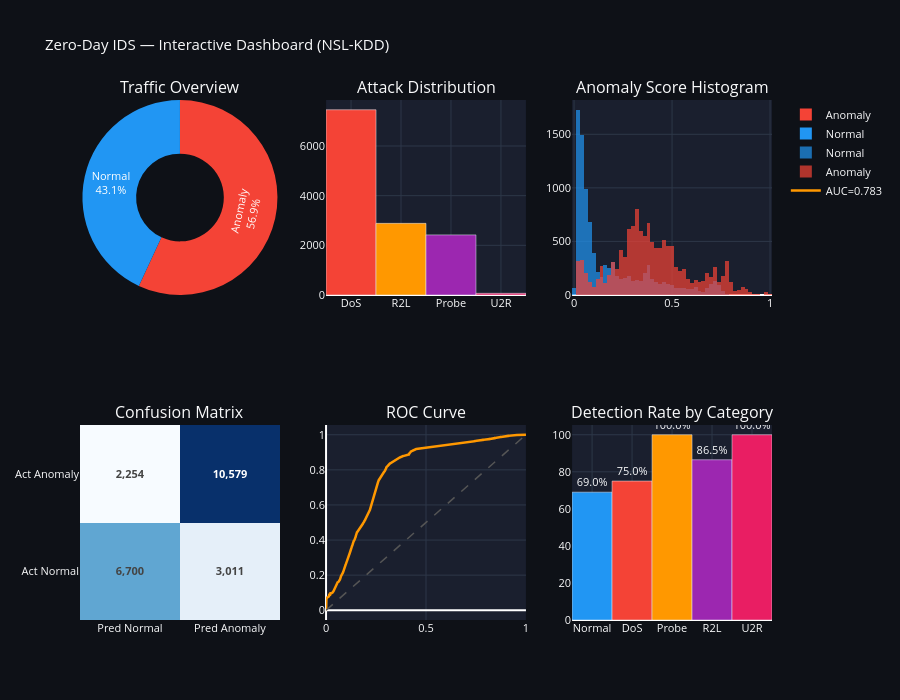

Source (notebook cell):
### Code cell
# ── Interactive Plotly dashboard ─────────────────────────────────────────────
fig = make_subplots(
    rows=2, cols=3,
    subplot_titles=(
        'Traffic Overview', 'Attack Distribution',
        'Anomaly Score Histogram', 'Confusion Matrix',
        'ROC Curve', 'Detection Rate by Category',
    ),
    specs=[[{'type':'pie'}, {'type':'bar'}, {'type':'histogram'}],
           [{'type':'heatmap'}, {'type':'scatter'}, {'type':'bar'}]]
)

n_normal  = int((y_test==0).sum())
n_anomaly = int((y_test==1).sum())

# 1. Pie
fig.add_trace(go.Pie(labels=['Normal','Anomaly'],
                      values=[n_normal, n_anomaly], hole=0.45,
                      marker_colors=['#2196F3','#F44336'],
                      textinfo='percent+label'), row=1, col=1)

# 2. Attack bar
cat_vc = df_results[df_results['label']!='normal']['category'].value_counts()
fig.add_trace(go.Bar(x=cat_vc.index, y=cat_vc.values,
                      marker_color=['#F44336','#FF9800','#9C27B0','#E91E63'],
                      showlegend=False), row=1, col=2)

# 3. Score histogram
fig.add_trace(go.Histogram(x=scores_norm[y_test==0], name='Normal',
                             marker_color='#2196F3', opacity=0.7,
                             nbinsx=60), row=1, col=3)
fig.add_trace(go.Histogram(x=scores_norm[y_test==1], name='Anomaly',
                             marker_color='#F44336', opacity=0.7,
                             nbinsx=60), row=1, col=3)

# 4. Confusion matrix heatmap
cm_vals = [[int(tn), int(fp)], [int(fn), int(tp)]]
fig.add_trace(go.Heatmap(
    z=cm_vals, text=[[f'{v:,}' for v in row] for row in cm_vals],
    texttemplate='<b>%{text}</b>',
    x=['Pred Normal','Pred Anomaly'], y=['Act Normal','Act Anomaly'],
    colorscale='Blues', showscale=False), row=2, col=1)

# 5. ROC curve
fig.add_trace(go.Scatter(x=fpr_arr, y=tpr_arr, mode='lines',
                          line=dict(color='#FF9800', width=2.5),
                          name=f'AUC={auc/100:.3f}',
                          showlegend=True), row=2, col=2)
fig.add_trace(go.Scatter(x=[0,1], y=[0,1], mode='lines',
                          line=dict(color='#555', dash='dash', width=1.5),
                          showlegend=False), row=2, col=2)

# 6. Detection rate bars
fig.add_trace(go.Bar(
    x=breakdown_df['Category'],
    y=breakdown_df['Detection Rate %'],
    marker_color=[CATEGORY_COLORS[c] for c in breakdown_df['Category']],
    text=[f"{v}%" for v in breakdown_df['Detection Rate %']],
    textposition='outside', showlegend=False), row=2, col=3)

fig.update_layout(
    height=700, title_text='Zero-Day IDS — Interactive Dashboard (NSL-KDD)',
    paper_bgcolor='#0E1117', plot_bgcolor='#1A1F2E',
    font=dict(color='#F9FAFB', size=11),
    barmode='overlay',
)
fig.update_xaxes(gridcolor='#2D3748'); fig.update_yaxes(gridcolor='#2D3748')
fig.show()

### Figure 1 — Plotly figure (JSON) as saved in the notebook; plotly's stock layout.template omitted (floating-point values rounded to 4 significant figures; data arrays with more than 128 entries replaced by an {"elided": "..."} marker saying what was removed)
{"data": [{"domain": {"x": [0.0, 0.2889], "y": [0.625, 1.0]}, "hole": 0.45, "labels": ["Normal", "Anomaly"], "marker": {"colors": ["#2196F3", "#F44336"]}, "textinfo": "percent+label", "type": "pie", "values": [9711, 12833]}, {"marker": {"color": ["#F44336", "#FF9800", "#9C27B0", "#E91E63"]}, "showlegend": false, "type": "bar", "x": ["DoS", "R2L", "Probe", "U2R"], "xaxis": "x", "y": [7460, 2885, 2421, 67], "yaxis": "y"}, {"marker": {"color": "#2196F3"}, "name": "Normal", "nbinsx": 60, "opacity": 0.7, "type": "histogram", "x": {"elided": "9711 float values"}, "xaxis": "x2", "yaxis": "y2"}, {"marker": {"color": "#F44336"}, "name": "Anomaly", "nbinsx": 60, "opacity": 0.7, "type": "histogram", "x": {"elided": "12833 float values"}, "xaxis": "x2", "yaxis": "y2"}, {"colorscale": [[0.0, "rgb(247,251,255)"], [0.125, "rgb(222,235,247)"], [0.25, "rgb(198,219,239)"], [0.375, "rgb(158,202,225)"], [0.5, "rgb(107,174,214)"], [0.625, "rgb(66,146,198)"], [0.75, "rgb(33,113,181)"], [0.875, "rgb(8,81,156)"], [1.0, "rgb(8,48,107)"]], "showscale": false, "text": [["6,700", "3,011"], ["2,254", "10,579"]], "texttemplate": "<b>%{text}</b>", "type": "heatmap", "x": ["Pred Normal", "Pred Anomaly"], "xaxis": "x3", "y": ["Act Normal", "Act Anomaly"], "yaxis": "y3", "z": [[6700, 3011], [2254, 10579]]}, {"line": {"color": "#FF9800", "width": 2.5}, "mode": "lines", "name": "AUC=0.783", "showlegend": true, "type": "scatter", "x": {"elided": "8572 float values"}, "xaxis": "x4", "y": {"elided": "8572 float values"}, "yaxis": "y4"}, {"line": {"color": "#555", "dash": "dash", "width": 1.5}, "mode": "lines", "showlegend": false, "type": "scatter", "x": [0, 1], "xaxis": "x4", "y": [0, 1], "yaxis": "y4"}, {"marker": {"color": ["#2196F3", "#F44336", "#FF9800", "#9C27B0", "#E91E63"]}, "showlegend": false, "text": ["69.0%", "75.0%", "100.0%", "86.5%", "100.0%"], "textposition": "outside", "type": "bar", "x": ["Normal", "DoS", "Probe", "R2L", "U2R"], "xaxis": "x5", "y": [69.0, 75.0, 100.0, 86.5, 100.0], "yaxis": "y5"}], "layout": {"annotations": [{"font": {"size": 16}, "showarrow": false, "text": "Traffic Overview", "x": 0.1444, "xanchor": "center", "xref": "paper", "y": 1.0, "yanchor": "bottom", "yref": "paper"}, {"font": {"size": 16}, "showarrow": false, "text": "Attack Distribution", "x": 0.5, "xanchor": "center", "xref": "paper", "y": 1.0, "yanchor": "bottom", "yref": "paper"}, {"font": {"size": 16}, "showarrow": false, "text": "Anomaly Score Histogram", "x": 0.8556, "xanchor": "center", "xref": "paper", "y": 1.0, "yanchor": "bottom", "yref": "paper"}, {"font": {"size": 16}, "showarrow": false, "text": "Confusion Matrix", "x": 0.1444, "xanchor": "center", "xref": "paper", "y": 0.375, "yanchor": "bottom", "yref": "paper"}, {"font": {"size": 16}, "showarrow": false, "text": "ROC Curve", "x": 0.5, "xanchor": "center", "xref": "paper", "y": 0.375, "yanchor": "bottom", "yref": "paper"}, {"font": {"size": 16}, "showarrow": false, "text": "Detection Rate by Category", "x": 0.8556, "xanchor": "center", "xref": "paper", "y": 0.375, "yanchor": "bottom", "yref": "paper"}], "barmode": "overlay", "font": {"color": "#F9FAFB", "size": 11}, "height": 700, "paper_bgcolor": "#0E1117", "plot_bgcolor": "#1A1F2E", "title": {"text": "Zero-Day IDS — Interactive Dashboard (NSL-KDD)"}, "xaxis": {"anchor": "y", "domain": [0.3556, 0.6444], "gridcolor": "#2D3748"}, "xaxis2": {"anchor": "y2", "domain": [0.7111, 1.0], "gridcolor": "#2D3748"}, "xaxis3": {"anchor": "y3", "domain": [0.0, 0.2889], "gridcolor": "#2D3748"}, "xaxis4": {"anchor": "y4", "domain": [0.3556, 0.6444], "gridcolor": "#2D3748"}, "xaxis5": {"anchor": "y5", "domain": [0.7111, 1.0], "gridcolor": "#2D3748"}, "yaxis": {"anchor": "x", "domain": [0.625, 1.0], "gridcolor": "#2D3748"}, "yaxis2": {"anchor": "x2", "domain": [0.625, 1.0], "gridcolor": "#2D3748"}, "yaxis3": {"anchor": "x3", "domain": [0.0, 0.375], "gridcolor": "#2D3748"}, "yaxis4": {"anchor": "x4", "domain": [0.0, 0.375], "gridcolor": "#2D3748"}, "yaxis5": {"anchor": "x5", "domain": [0.0, 0.375], "gridcolor": "#2D3748"}}}
